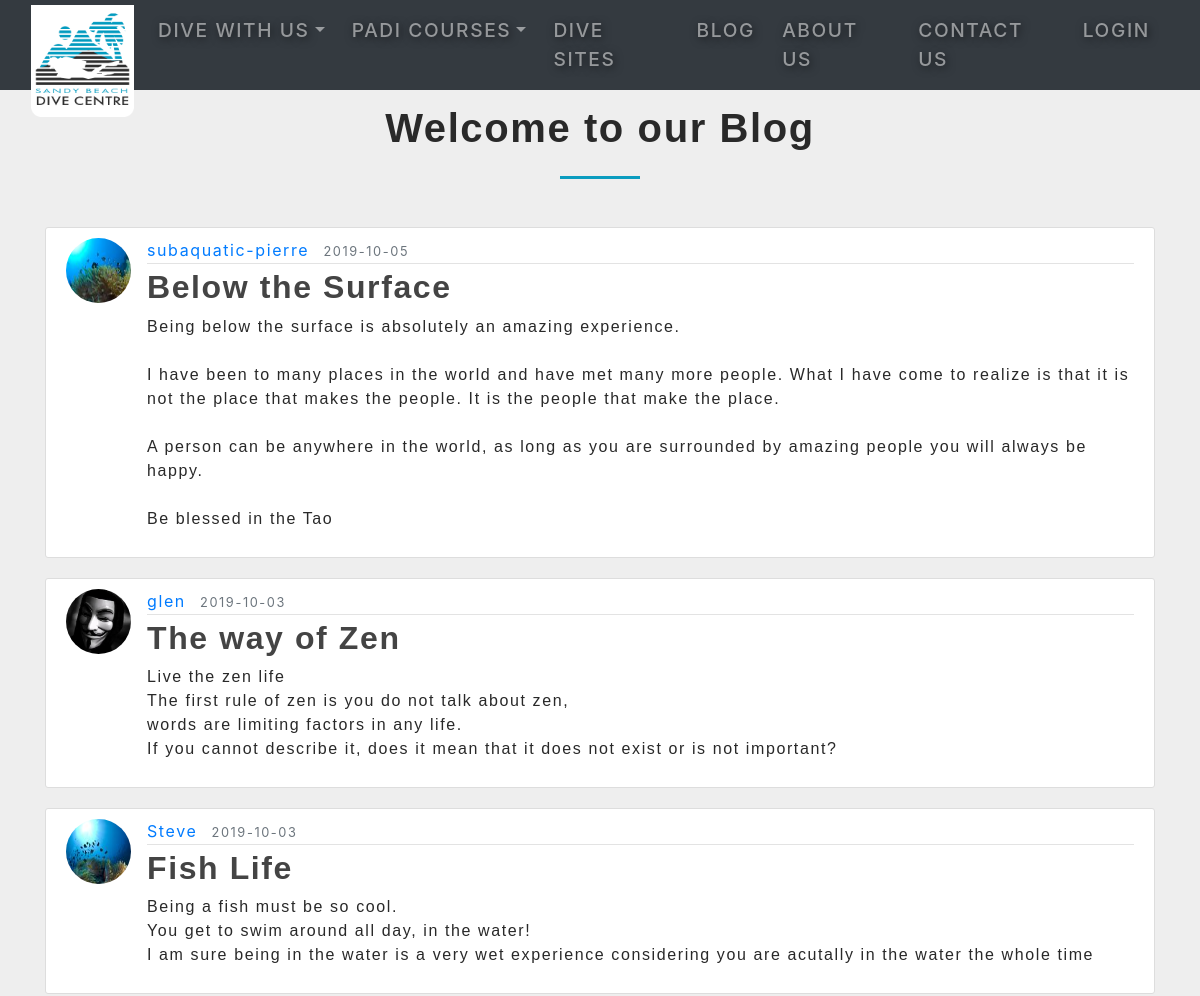
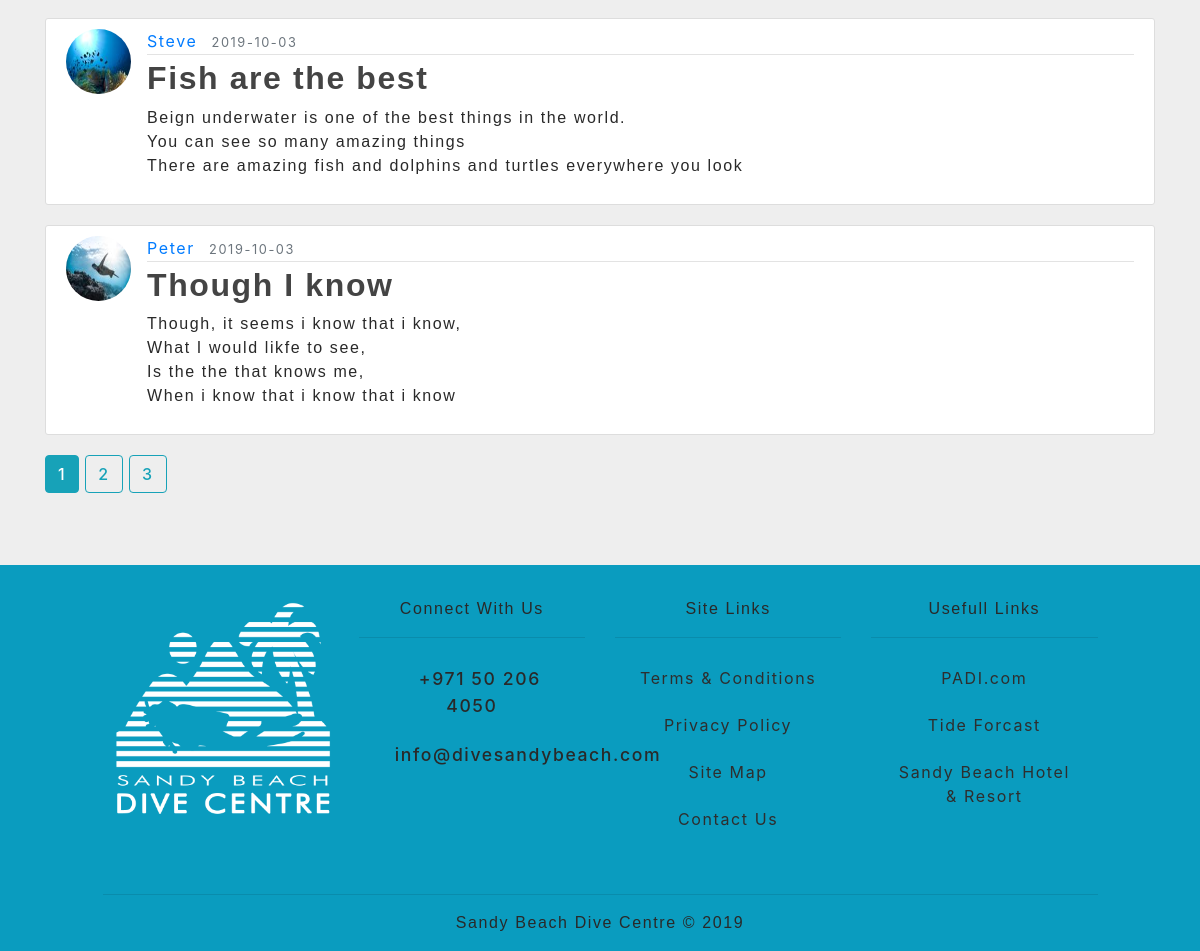
Page /blog on the committed database (2 pictures, top to bottom).
### flaskblog/models.py (models this page shows, shortened)
class Post(db.Model):
    id = db.Column(db.Integer, primary_key=True)
    title = db.Column(db.String(100), nullable=False)
    date_posted = db.Column(db.DateTime, nullable=False, default=datetime.utcnow)
    content = db.Column(db.Text, nullable=False)
    user_id = db.Column(db.Integer, db.ForeignKey('user.id'), nullable=False)

class User(db.Model, UserMixin): # UserMixin is a class imported from flask_login that creates attributes to be used with login_manager
    id = db.Column(db.Integer, primary_key=True)
    username = db.Column(db.String(20), unique=True, nullable=False)
    email = db.Column(db.String(120), unique=True, nullable=False)
    image_file = db.Column(db.String(20), nullable=False, default='default.jpg')
    password = db.Column(db.String(60), nullable=False)
    posts = db.relationship('Post', backref='author', lazy=True)

### flaskblog/posts/routes.py (the view)
@posts.route('/blog')
def blog():
    page = request.args.get('page', 1, type=int) # Use int type to prevent anyone submitting anything other than integer
    posts = Post.query.order_by(Post.date_posted.desc()).paginate(page=page, per_page=5) # user order_by to order the posts by newest post at the top
    return render_template('posts/blog.html', posts=posts)

### flaskblog/templates/posts/blog.html
{% extends 'layout.html' %}
{% block main %}
    <div class="top-spacer">&nbsp;</div>
    <div class="container mb-5">
            <h1 class="text-center mb-4">Welcome to our Blog</h1>
            <div class="heading-underline"></div>
            {% for post in posts.items %}
                <article class="media content-section">
                    <img class="rounded-circle article-img" src="{{ url_for('static', filename='profile_pics/' + post.author.image_file) }}" alt="">
                    <div class="media-body">
                        <div class="article-metadata">
                        <a class="mr-2" href="{{ url_for('users.user_posts', username=post.author.username) }}">{{ post.author.username }}</a>
                        <small class="text-muted">{{ post.date_posted.strftime('%Y-%m-%d') }}</small>
                        </div>
                        <h2><a class="article-title" href="{{ url_for('posts.post', post_id=post.id) }}">{{ post.title }}</a></h2>
                        <p class="article-content">{{ post.content }}</p>
                    </div>
                </article>
            {% endfor %}
            {% for page_num in posts.iter_pages(left_edge=1, right_edge=1, left_current=1, right_current=2) %}
                {% if page_num %}
                    {% if posts.page == page_num %}
                        <a class="btn btn-info mb-4" href="{{ url_for('posts.blog', page=page_num) }}">{{ page_num }}</a>
                    {% else %}
                        <a class="btn btn-outline-info mb-4" href="{{ url_for('posts.blog', page=page_num) }}">{{ page_num }}</a>
                    {% endif %}
                {% else %}
                    ...
                {% endif %}
            {% endfor %}
    </div>
{% endblock %}

### flaskblog/templates/layout.html (shortened to what this page needs)
<!DOCTYPE html>
<html lang="en">
    <head>
        <link rel="stylesheet" href="{{ url_for('static', filename='css/bootstrap.css')}}">
        <link rel="stylesheet" href="{{ url_for('static', filename='css/main.css')}}">
        <link rel="stylesheet" href="{{ url_for('static', filename='css/animate.min.css')}}">
    </head>
    <body>
        <header class="site-header">
            <nav class="navbar navbar-expand-xl bg-dark navbar-dark fixed-top">
                <div class="container-fluid">
                        <a class="navbar-brand align-content-start" href="{{ url_for('main.home') }}"><img src="{{ url_for('static', filename='img/logo.png') }}" alt="Sandy Beach Dive Centre Logo"></a>
                    <div class="collapse navbar-collapse" id="navbarToggle">
                    <ul class="navbar-nav ml-auto text-light">
                        <li class="nav-item dropdown">
                            <a data-toggle="dropdown" id="target-dropdown" class="nav-link dropdown-toggle" href="#">Dive With Us</a>
                        </li>
                        <li class="nav-item dropdown">
                            <a data-toggle="dropdown" id="target-dropdown-padi" class="nav-link dropdown-toggle" href="#">PADI Courses</a>
                        </li>
                        <li class="nav-item">
                            <a class="nav-link" href="#">Dive Sites</a>
                        </li>
                        <li class="nav-item">
                            <a class="nav-link" href="{{ url_for('posts.blog') }}">Blog</a>
                        </li>
                        <li class="nav-item">
                            <a class="nav-link" href="{{ url_for('main.about') }}">About Us</a>
                        </li>
                        <li class="nav-item">
                            <a class="nav-link" href="{{ url_for('main.contact') }}">Contact Us</a>
                        </li>
                        {% if current_user.is_authenticated %}
                            <li class="nav-item">
                                <a class="nav-item nav-link" href="{{ url_for('users.account') }}">Account</a>
                            </li>
                            <li class="nav-item">
                                <a class="nav-item nav-link" href="{{ url_for('users.logout') }}">Logout</a>
                            </li>
                            {% else %}
                            <li class="nav-item">
                                <a class="nav-item nav-link" href="{{ url_for('users.login') }}">Login</a>
                            </li>
                        {% endif %}
                    </ul>
                </div>
            </nav>
        </header>
        <main role="main">
                {% block main %}{% endblock %}
        </main>
        <footer>
            <div class="row justify-content-center footer-row">
            <div class="col-md-10">
            <div class="row py-3 text-center justify-content-center">
                <div class="col-md-6 col-xl-3 my-3">
                    <img src="{{ url_for('static', filename='img/SBDC Logo and text Hotel all white.png') }}" class="bottom-logo" alt="">
                </div>
                <div class="col-md-6 col-xl-3 my-3">
                    <p>Connect With Us</p>
                    <hr>
                    <ul class="list-unstyled connect">
                        <li class="list-group-item"><i class="fas fa-phone"></i>+971 50 206 4050</li>
                        <li class="list-group-item"><i class="fas fa-inbox"></i> info@divesandybeach.com</li>
                        <li class="list-group-item social"><i class="fab fa-facebook-square"></i><i class="fab fa-instagram"></i><i class="fab fa-youtube"></i></li>
                    </ul>
                </div>
                <div class="col-md-6 col-xl-3 footer-links my-3">
                    <p>Site Links</p>
                    <hr>
                    <ul class="list-group">
                        <li class="list-group-item"><a href="{{ url_for('main.terms') }}">Terms & Conditions</a></li>
                        <li class="list-group-item"><a href="{{ url_for('main.policy') }}">Privacy Policy</a></li>
                        <li class="list-group-item"><a href="{{ url_for('main.site_map') }}">Site Map</a></li>
                        <li class="list-group-item"><a href="{{ url_for('main.contact') }}">Contact Us</a></li>
                    </ul>
                </div>
                <div class="col-md-6 col-xl-3 footer-links my-3">
                    <p>Usefull Links</p>
                    <hr>
                    <ul class="list-group">
                        <li class="list-group-item"><a href="#">PADI.com</a></li>
                        <li class="list-group-item"><a href="#">Tide Forcast</a></li>
                        <li class="list-group-item"><a href="#">Sandy Beach Hotel & Resort</a></li>
                    </ul>
                </div>
            </div>
            <hr>
            <p class="text-center">Sandy Beach Dive Centre &copy; 2019 </p>
            </div>
            </div>
        </footer>
    </body>
</html>

### flaskblog/static/css/main.css (style rules this page uses)
body { background-color: black; }
*, *::before, *::after { padding: 0; margin: 0; box-sizing: inherit; list-style: none; text-decoration: none; }
body { color: #292929; box-sizing: border-box; letter-spacing: 0.1rem; font-style: normal; background-color: #eee; overflow-x: hidden; }
h1, h2, h3, h4, h5, h6 { font-family: futura-pt, sans-serif; font-weight: 700; font-style: normal; }
p { font-family: montserrat, sans-serif; }
.top-spacer { margin-top: 5rem; }
.btn { cursor: pointer; text-transform: uppercase; letter-spacing: 0.1rem; padding: 0.2 1rem; font-weight: 500; }
.heading-underline { width: 5rem; height: 0.2rem; background-color: #0A9CBF; margin: 0 auto 3rem; }
.navbar-brand img { height: 3rem; }
.navbar a { text-transform: uppercase; font-size: 1.1rem; font-weight: 500; letter-spacing: 0.05rem; text-shadow: 0.1rem 0.1rem 0.5rem rgba(0, 0, 0, 0.6); }
.content-section { background: #ffffff; padding: 10px 20px; border: 1px solid #dddddd; border-radius: 3px; margin-bottom: 20px; }
.article-title { color: #444444; }
.article-content { white-space: pre-line; }
.article-img { height: 65px; width: 65px; margin-right: 16px; }
.article-metadata { padding-bottom: 1px; margin-bottom: 4px; border-bottom: 1px solid #e3e3e3; }
footer .footer-row { background-color: #0A9CBF; }
footer p, footer .connect { font-weight: 500; }
footer .list-group-item { border: none; background-color: transparent; }
footer .list-group-item a { color: #2e2e2e; }
footer i { padding-right: 1rem; }
footer img { height: 15rem; }
.connect li { font-size: 1.1rem; }
@media (min-width: 1200px) { .navbar-brand img { height: 7rem; margin-bottom: -3rem; padding-top: 0; margin-top: -1rem; } }
@media (min-width: 1200px) { .navbar a { font-size: 1.2rem; font-weight: 500; text-transform: uppercase; letter-spacing: 0.1rem; } }
@media (min-width: 1200px) { .navbar li { padding-right: 0.7rem; } }

### rows in the picture
Post: image_file (picture), author.username "subaquatic-pierre", date_posted "2019-10-05", title "Below the Surface", content "Being below the surface is absolutely an amazing experience. I have been to many places in the world and have met many more people. What I have come to realize is that it is not the place that makes the people. It is the people that make the place. A person can be anywhere in the world, as long as you are surrounded by amazing people you will always be happy. Be blessed in the Tao"
Post: image_file (placeholder picture), author.username "glen", date_posted "2019-10-03", title "The way of Zen", content "Live the zen life The first rule of zen is you do not talk about zen, words are limiting factors in any life. If you cannot describe it, does it mean that it does not exist or is not important?"
Post: image_file (picture), author.username "Steve", date_posted "2019-10-03", title "Fish Life", content "Being a fish must be so cool. You get to swim around all day, in the water! I am sure being in the water is a very wet experience considering you are acutally in the water the whole time"
Post: image_file (picture), author.username "Steve", date_posted "2019-10-03", title "Fish are the best", content "Beign underwater is one of the best things in the world. You can see so many amazing things There are amazing fish and dolphins and turtles everywhere you look"
Post: image_file (picture), author.username "Peter", date_posted "2019-10-03", title "Though I know", content "Though, it seems i know that i know, What I would likfe to see, Is the the that knows me, When i know that i know that i know"

### other values in the picture
{{ page_num }} "1"
{{ page_num }} "2" "3"
